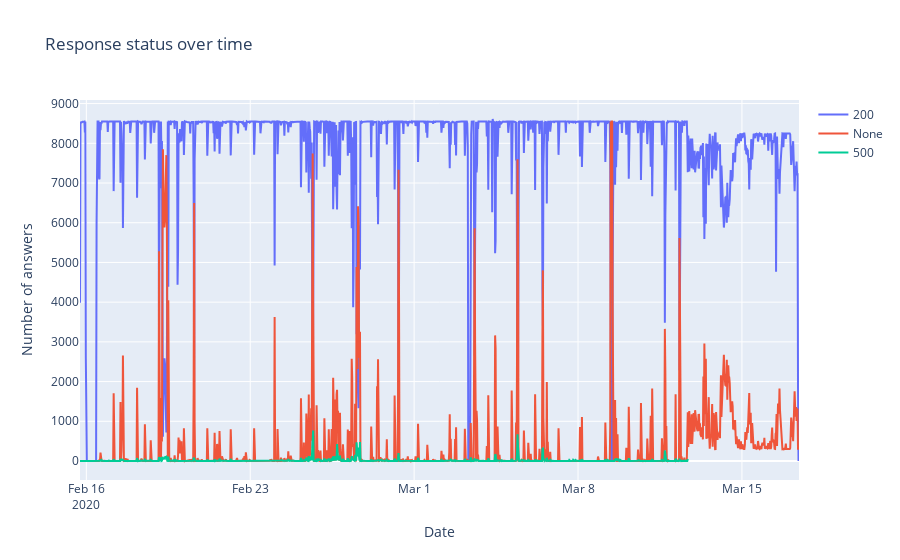

The notebook cell saved with this chart:
### Code cell
fig = go.Figure()
for status_code in status_codes:
    #plt.plot(df.query("resp_status == '{status_code}'".format(status_code=status_code)).resample("30Min").count()['resp_status'], label=status_code)
    plot_df = (df
                 .query("resp_status == '{status_code}'"
                 .format(status_code=status_code))
                 .resample("30Min")
                 .count())
    fig.add_trace(go.Scatter(
                x=plot_df.index.to_pydatetime(),
                y=plot_df['resp_status'],
                name=status_code))
    
# Edit the layout
fig.update_layout(title='Response status over time',
                  xaxis_title='Date',
                  yaxis_title='Number of answers')

fig.show()

### Figure 1 — Plotly figure (JSON) as saved in the notebook; plotly's stock layout.template omitted (floating-point values rounded to 4 significant figures; data arrays with more than 128 entries replaced by an {"elided": "..."} marker saying what was removed)
{"data": [{"name": "200", "type": "scatter", "x": {"elided": "1475 str values"}, "y": {"elided": "1475 int values"}}, {"name": "None", "type": "scatter", "x": {"elided": "1473 str values"}, "y": {"elided": "1473 int values"}}, {"name": "500", "type": "scatter", "x": {"elided": "1247 str values"}, "y": {"elided": "1247 int values"}}], "layout": {"title": {"text": "Response status over time"}, "xaxis": {"title": {"text": "Date"}}, "yaxis": {"title": {"text": "Number of answers"}}}}
